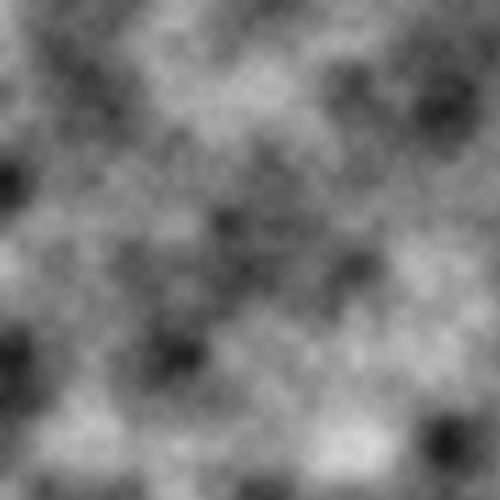
Frame 1 (no input)
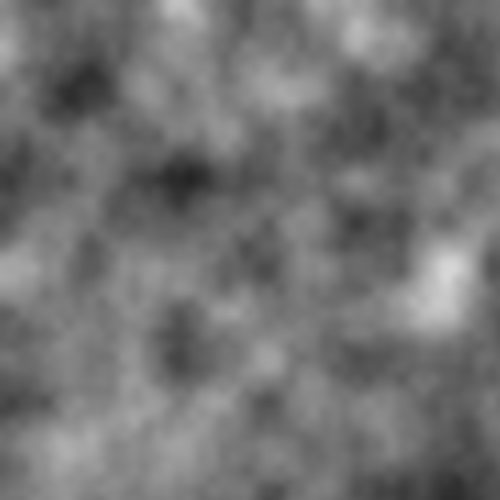
Frame 60 (no input)
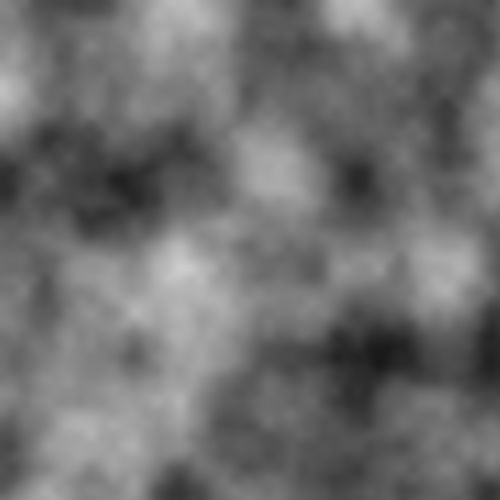
Frame 120 (the mouse pressed at the canvas centre since frame 60)

The p5.js sketch that drew these frames (run headless with seeded random() and noise() and a simulated clock; from frame 60 on, the mouse is pressed at the canvas centre):

// p5.js sketch
// ── sketch.js
// 펄린 노이즈 — 그레이스케일 2D 필드가 시간 축으로 흐른다. 1~6: 옥타브 수
const RES = 125, SCALE = 4; // 125 x 4 = 500
let img, z = 0, octaves = 4;

function setup() {
  createCanvas(500, 500);
  pixelDensity(1);
  img = createImage(RES, RES);
  noiseDetail(octaves, 0.5);
}

function draw() {
  z += 0.008;
  const sc = 0.045;
  img.loadPixels();
  for (let y = 0; y < RES; y++) {
    for (let x = 0; x < RES; x++) {
      const v = noise(x * sc, y * sc, z) * 255;
      const i = (y * RES + x) * 4;
      img.pixels[i] = img.pixels[i + 1] = img.pixels[i + 2] = v;
      img.pixels[i + 3] = 255;
    }
  }
  img.updatePixels();
  image(img, 0, 0, width, height);
}

function keyPressed() {
  const n = parseInt(key);
  if (n >= 1 && n <= 6) { octaves = n; noiseDetail(octaves, 0.5); }
}
